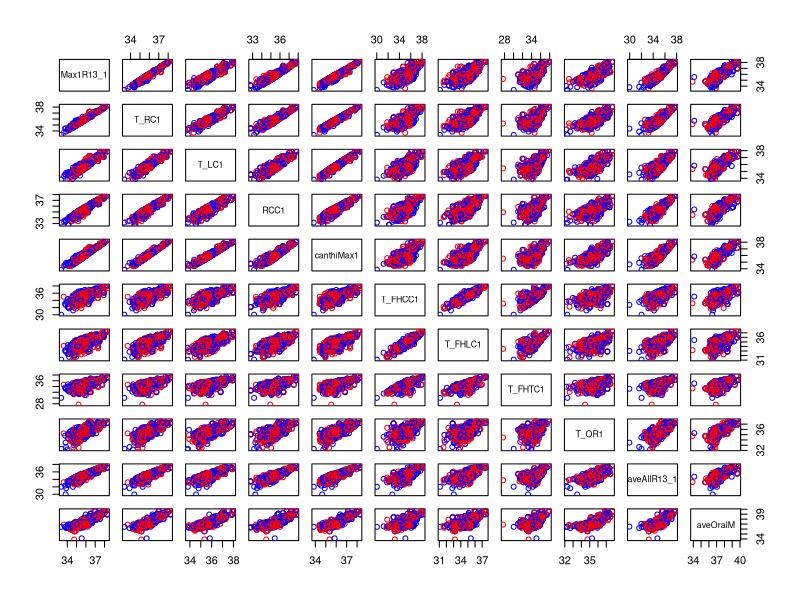
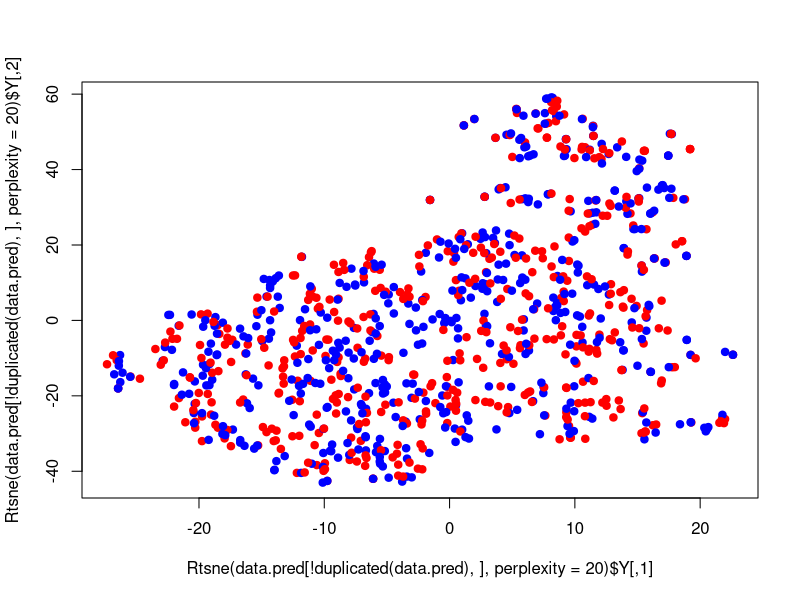
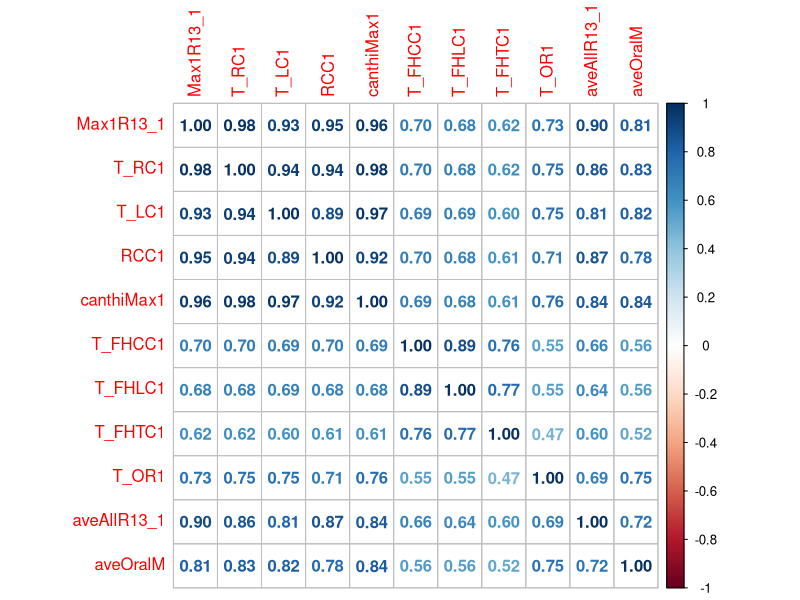
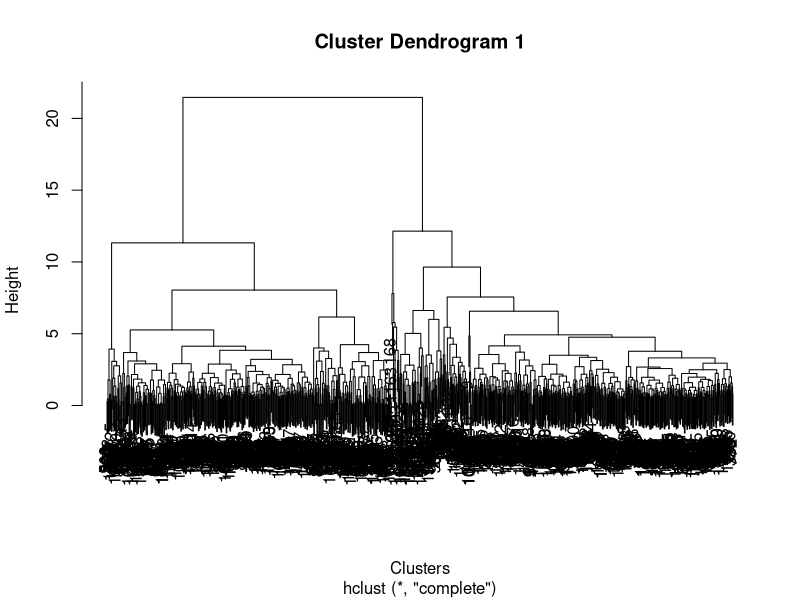
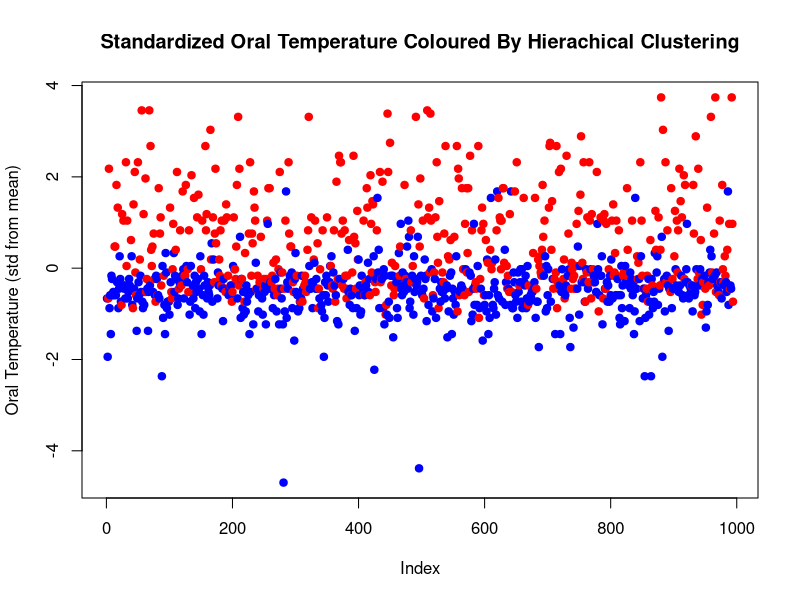
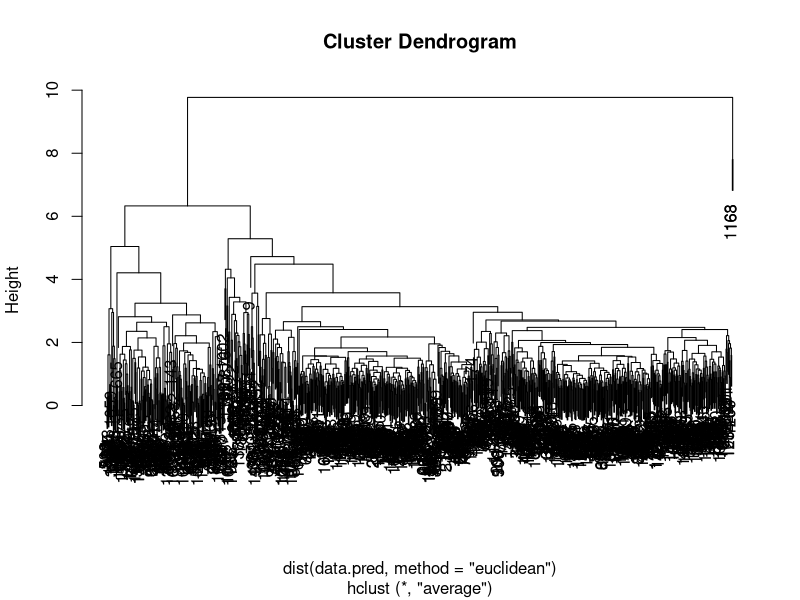
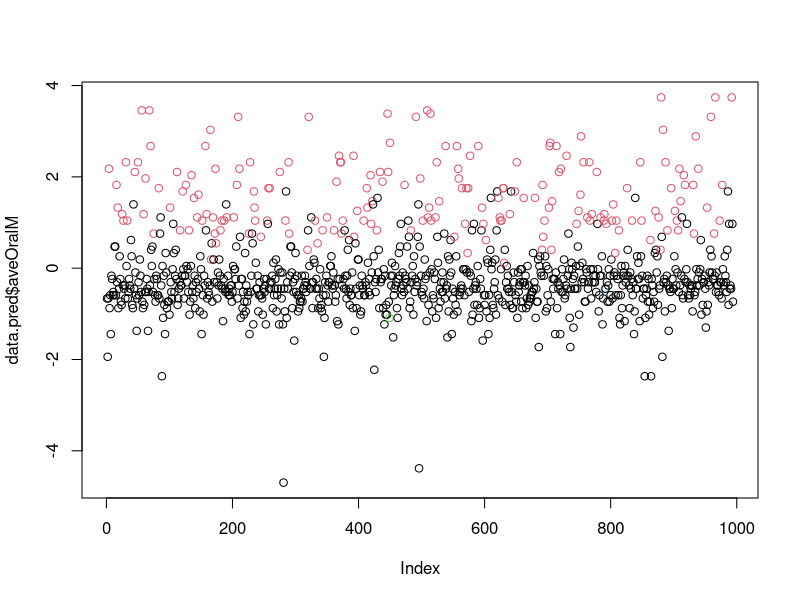
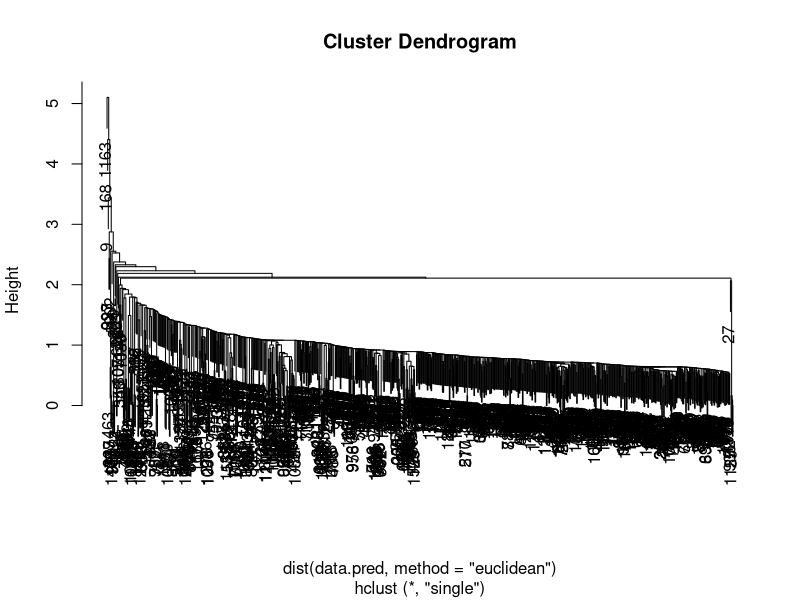

These figures' R source, in order: (Note: this script raises an error after producing the figures.)
### QUESTION 1 ###
# Load Data
Temp_data <- read.csv("Temperature_data.csv")
# Set random seed for reproducability
set.seed(18306686)
# Select 1000 random subsets from dataset
data <- Temp_data[sample(1:nrow(Temp_data), 1000),]
### QUESTION 2 ###
# Remove NA observations
data <- data[complete.cases(data),]
# Convert char to factor
data$Ethnicity <- as.factor(data$Ethnicity)
data$Age <- ordered(data$Age, levels=c("18-20", "21-25", "21-30", "26-30",
                                       "31-40", "41-50", "51-60", ">60"))
data$Gender <- as.factor(data$Gender)
data$pyrexic <- as.factor(data$pyrexic)
#Remove observations below 4 sd from mean
m <- mean(data[,11])
s <- sd(data[,11])
data <- data[(m - data[,11]) > -4*s,]
#Split into Predictors and Responses
data.pred <- data[,1:11]
data.resp <- data[,12:ncol(data)]
# Visualize
col <- c("blue","red")
cols <- col[as.numeric(data.resp$Gender[!duplicated(data.pred)])]
pairs(data.pred, col=cols)
library(Rtsne)
plot(Rtsne(data.pred[!duplicated(data.pred),],perplexity=20)$Y,
     col = col, pch=19)
#Comment - very high correlation between variables!
corr <- as.matrix(cor(data.pred))
corrplot::corrplot(corr,
                   method = 'number', 
                   number.digits = 2)
### QUESTION 3 ###
#We standardize the data so that clustering is better
#This is equivalent to replacing the variables with dimensionless quantities
data.pred <- as.data.frame(scale(data.pred)) #1-10 are facial temperature values (11 is oral)
#This is the best combination of clustering parameters
#There are 2-3 distinct clusters illustrated in the dendrogram
dend.best <- hclust(dist(data.pred, method="euclidean"), method="complete")
plot(dend.best, xlab="Clusters", 
     ylab="Height",
     main="Cluster Dendrogram 1")
dend_best <- cutree(dend.best, k = 2)
col <- c("blue", "red")
cols <- col[dend_best]
plot(data.pred$aveOralM, 
     col=cols, pch=19, xlab = "Index", ylab="Oral Temperature (std from mean)",
     main="Standardized Oral Temperature Coloured By Hierachical Clustering")
#Using other clustering parameters shows different clustering
#Particularly some outlier points
dend.t1 <- hclust(dist(data.pred, method="euclidean"), method="average")
plot(dend.t1)
dend_t1 <- cutree(dend.t1, k = 4)
plot(data.pred$aveOralM, col=dend_t1)

dend.t2 <- hclust(dist(data.pred, method="euclidean"), method="single")
plot(dend.t2)
dend_t2 <- cutree(dend_t2, k = 30)
plot(data.pred$aveOralM, col=data.resp$groups)

dend.t3 <- hclust(dist(data.pred, method="maximum"), method="complete")
dend_t3 <- cutree(dend.t3, k = 3)

plot(dend.t3)

dend.t3 <- hclust(dist(data.pred, method="euclidean"), method="average")
plot(dend.t3)


dend_t3 <- cutree(dend.t3, k = 3)
plot(data.pred$aveOralM, col=dend_t3)

#Best KM centers between 1 and 10. We'll fit Kmeans to these number of cluster
#And see where the 'elbow' occurs
K <- 10
withiness <- rep(0,K)
#Compute one-cluster solution
withiness[1] = (nrow(data.pred)-1) * sum(apply(data.pred, 2, var))
for (i in 2:K) {
  km <- kmeans(data.pred, centers=i)
  withiness[i] <- sum(km$withinss)
}
#Plot shows "elbow" occuring at 2-3 clusters
plot(withiness, type='b', col="blue", 
     main="Sums of Squares Against Number of Clusters")
best_km <- kmeans(data.pred, centers=2)
# Now we compare clustering solution using classAgreement
library(e1071)
plot(data.pred$aveOralM, 
     col=best_km$cluster,
     pch=19,
     xlab="Oral Temperature (std from mean)", 
     ylab="Observation",
     main="Oral Temperature Coloured by K-means Clustering"
)
plot(data.pred$aveOralM, 
     col=dend_best,
     pch=19,
     xlab="Oral Temperature (std from mean)", 
     ylab="Observation",
     main="Oral Temperature Coloured by Hierarchical Clustering"
)
tbl <- table(cutree(dend.best, k = 2), best_km$cluster)
sum(diag(tbl))/sum(tbl)
classAgreement(tbl)$rand
### QUESTION 3 ###
Accuracy <- function(c1, c2) {
  num <- sum(diag(table(c1, c2)))
  dim <- sum((table(c1, c2)))
  num/dim
}

library(MASS)
#Perform fit with CV
lda.resp = lda(x=data.pred, grouping=data.resp$Gender, CV=TRUE)
# Perform LOOCV on QDA model
qda.resp = qda(x=data.pred, grouping=data.resp$Gender, CV=TRUE)
# Create confusion matrix for LDA model
tbl.lda <- table(lda.resp$class, data.resp$Gender)
# Compute miss-classification rate of LDA model
misclass.lda <- 1-sum(diag(tbl.lda))/sum((tbl.lda))
# Create confusion matrix for QDA model
tbl.qda <- table(qda.resp$class, data.resp$Gender)
# Compute miss-classification rate of LDA model
misclass.qda <- 1-sum(diag(tbl))/sum((tbl))
# Compute pca for dataset and subset first two PCs
pca.two <- prcomp(data.pred)$x[,1:2]
# Compute lda with PCs 
lda.resp.pca <- lda(x=as.matrix(pca.two), grouping=data.resp$Gender)
# Function to plot boundary
boundary <- function(model, data, class = NULL, predict_type = "class",
                     resolution = 100, showgrid = TRUE, col=NULL, ...) {
  
  if(!is.null(class)) cl <- data[,class] else cl <- 1
  k <- length(unique(cl))
  
  plot(data, col = col, pch = 19, ...)
  
  # make grid
  r <- sapply(data, range, na.rm = TRUE)
  xs <- seq(r[1,1], r[2,1], length.out = resolution)
  ys <- seq(r[1,2], r[2,2], length.out = resolution)
  g <- cbind(rep(xs, each=resolution), rep(ys, time = resolution))
  colnames(g) <- colnames(r)
  g <- as.data.frame(g)
  
  ### guess how to get class labels from predict
  ### (unfortunately not very consistent between models)
  p <- predict(model, g, type = predict_type)
  if(is.list(p)) p <- p$class
  p <- as.factor(p)
  
  if(showgrid) points(g, col = as.integer(p)+1L, pch = ".")
  
  z <- matrix(as.integer(p), nrow = resolution, byrow = TRUE)
  contour(xs, ys, z, add = TRUE, drawlabels = FALSE,
          lwd = 2, levels = (1:(k-1))+.5)
  
  invisible(z)
}
col <- c("red", "blue")
cols <- col[data.resp$Gender]
boundary(lda.resp.pca, as.data.frame(pca.two), 
         col = cols,main = "LDA")


lda.resp.pca <- lda(x=as.matrix(pca.pred$x[,1:2]), grouping=data.resp$Gender)

boundary <- function(model, data, class = NULL, predict_type = "class",
                     resolution = 100, showgrid = TRUE, col=NULL, ...) {
  
  if(!is.null(class)) cl <- data[,class] else cl <- 1
  k <- length(unique(cl))
  
  plot(data, col = col, pch = 19, ...)
  
  # make grid
  r <- sapply(data, range, na.rm = TRUE)
  xs <- seq(r[1,1], r[2,1], length.out = resolution)
  ys <- seq(r[1,2], r[2,2], length.out = resolution)
  g <- cbind(rep(xs, each=resolution), rep(ys, time = resolution))
  colnames(g) <- colnames(r)
  g <- as.data.frame(g)
  
  ### guess how to get class labels from predict
  ### (unfortunately not very consistent between models)
  p <- predict(model, g, type = predict_type)
  if(is.list(p)) p <- p$class
  p <- as.factor(p)
  
  if(showgrid) points(g, col = as.integer(p)+1L, pch = ".")
  
  z <- matrix(as.integer(p), nrow = resolution, byrow = TRUE)
  contour(xs, ys, z, add = TRUE, drawlabels = FALSE,
          lwd = 2, levels = (1:(k-1))+.5)
  
  invisible(z)
}
col <- c("red", "blue")
cols <- col[data.resp$Gender]
boundary(lda.resp.pca, as.data.frame(pca.pred$x[,1:2]), 
         col = cols,main = "LDA")

### QUESTION 5 ###
library(ggplot2)
# Bootstrap procedure (resample .75 of data)
data.new <- data.pred[sample(1:nrow(data.pred), size = round(nrow(data.pred)*0.75),
                            replace=TRUE),]
pca.pred.new <- prcomp(data.new)
pca.pred <- prcomp(data.pred)
round((pca.pred$sdev^2) / (pca.pred.new$sdev^2),3)

ratios <- matrix(rep(NA, times=nrow(data.pred)*ncol(data.pred)),  nrow = nrow(data.pred))
#Jack-knife approach
for (i in 1:nrow(data.pred)){
  p <- prcomp(data.pred[-i,])
  ratios[i,] <- p$sdev^2/pca.pred$sdev^2
}
colMeans(ratios[i,])

# Compute proportion of variance explained by each PC
pca.pred$prop <- pca.pred$sdev^2/sum(pca.pred$sdev^2)
# Compute cumulative proportion of variance explained by each PC
pca.pred$cumprop <- cumsum(pca.pred$prop)
# Plot cumulative proportion 
d.model <- data.frame(x=seq(1,length(pca.pred$prop)), y=pca.pred$cumprop)
ggplot(d.model, aes(x=x, y=y)) +
  geom_point()+ 
  geom_line()+
  scale_x_continuous(breaks = seq(1,length(d.model$x))) +
  scale_y_continuous(breaks = round(seq(min(d.model$y), max(d.model$y)+1, by = 0.05),2))+
  xlab("# Principal Components")+
  ylab("Cumulative Variance")+
  ggtitle("Cumulative Variance Explained by Number of Principal Components")

#Choose two PC as best
c <- var(data.pred)
# Eigenvector decomposition, subset to get two eigenvectors
decomp <- eigen(c)$vectors[,1:2]
# Compute scores
scores <- -1*as.matrix(data.pred)%*%as.matrix(decomp)
col <- c("blue", "red")
cols <- col[as.numeric(data.resp$pyrexic)]
plot(scores, 
     col=cols, 
     pch=19,
     xlab = "PC 1",
     ylab = "PC 2",
     main = "Principal Component Scores for Each Observation")
legend()


# PCR library
library(pls)
# Choose .75 train .25 test
N <- nrow(data.pred)
#Note data has been standardized to prevent dimensions with large variance dominating - i.e. all variables on same scale
tr <- sample(1:N, round(N*0.75))
train <- data.pred[tr,]
test <- data.pred[-tr,]
#Fit PCR model with all 10 components (PCs) - on training dataset
yoral.pcr <- pcr(aveOralM ~ ., 10, data = train)
# Plot RMSEP to visualize decrease on increasing PCs
# illustrated is going beyond 2 components is not needed
plot(RMSEP(yoral.pcr))
#CV procedure to tune components
yoral.cv <- crossval(yoral.pcr, segments = 10)
plot(MSEP(yoral.cv), legendpos = "topright")
summary(yoral.cv, what = "validation")

yoral.pcr <- pcr(aveOralM ~ ., 2, data = train)
RMSEP(yoral.pcr, newdata = test)
summary(yoral.pcr)
y <- test$aveOralM
y_hat <- predict(yoral.pcr, ncomp = 2, newdata = test)
plot(y,y_hat,
     xlab="Measured",
     ylab="Predicted",
     main="IRT dataset, 2 PCs, test data")
lobf <- lm(y~y_hat)$coeff
abline(a=lobf[1], b = lobf[2], col = "red")
legend("topleft", col="red", legend="Best Fit Line", lty=1)
